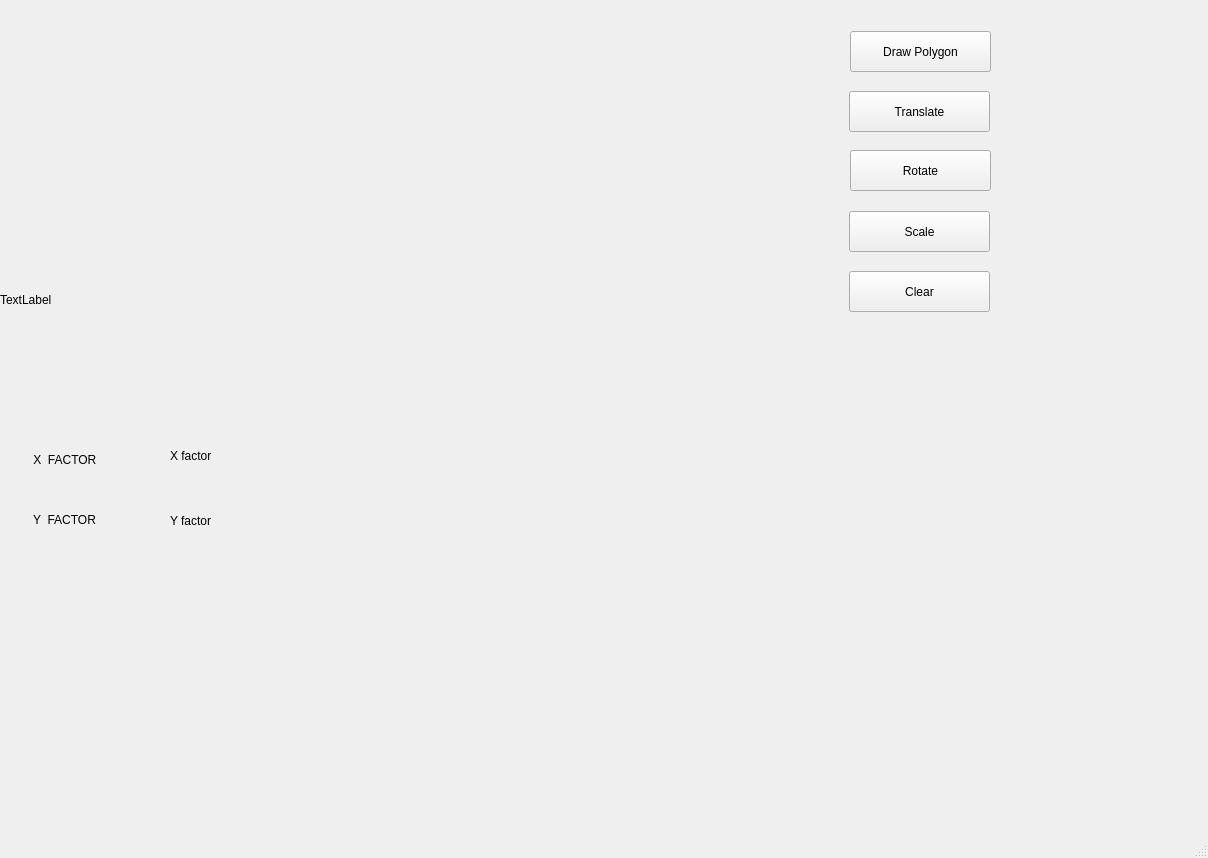
<?xml version="1.0" encoding="UTF-8"?>
<ui version="4.0">
 <class>MainWindow</class>
 <widget class="QMainWindow" name="MainWindow">
  <property name="geometry">
   <rect>
    <x>0</x>
    <y>0</y>
    <width>1208</width>
    <height>858</height>
   </rect>
  </property>
  <property name="windowTitle">
   <string>MainWindow</string>
  </property>
  <widget class="QWidget" name="centralwidget">
   <widget class="QPushButton" name="pushButton">
    <property name="geometry">
     <rect>
      <x>850</x>
      <y>31</y>
      <width>141</width>
      <height>41</height>
     </rect>
    </property>
    <property name="text">
     <string>Draw Polygon</string>
    </property>
   </widget>
   <widget class="QPushButton" name="pushButton_2">
    <property name="geometry">
     <rect>
      <x>849</x>
      <y>91</y>
      <width>141</width>
      <height>41</height>
     </rect>
    </property>
    <property name="text">
     <string>Translate</string>
    </property>
   </widget>
   <widget class="QPushButton" name="pushButton_3">
    <property name="geometry">
     <rect>
      <x>850</x>
      <y>150</y>
      <width>141</width>
      <height>41</height>
     </rect>
    </property>
    <property name="text">
     <string>Rotate</string>
    </property>
   </widget>
   <widget class="QPushButton" name="pushButton_4">
    <property name="geometry">
     <rect>
      <x>849</x>
      <y>211</y>
      <width>141</width>
      <height>41</height>
     </rect>
    </property>
    <property name="text">
     <string>Scale</string>
    </property>
   </widget>
   <widget class="QLabel" name="label">
    <property name="geometry">
     <rect>
      <x>0</x>
      <y>0</y>
      <width>600</width>
      <height>600</height>
     </rect>
    </property>
    <property name="text">
     <string>TextLabel</string>
    </property>
   </widget>
   <widget class="QPushButton" name="pushButton_5">
    <property name="geometry">
     <rect>
      <x>849</x>
      <y>271</y>
      <width>141</width>
      <height>41</height>
     </rect>
    </property>
    <property name="text">
     <string>Clear</string>
    </property>
   </widget>
   <widget class="QLabel" name="label_2">
    <property name="geometry">
     <rect>
      <x>170</x>
      <y>430</y>
      <width>101</width>
      <height>51</height>
     </rect>
    </property>
    <property name="text">
     <string>X factor</string>
    </property>
   </widget>
   <widget class="QLabel" name="label_3">
    <property name="geometry">
     <rect>
      <x>170</x>
      <y>500</y>
      <width>61</width>
      <height>41</height>
     </rect>
    </property>
    <property name="text">
     <string>Y factor</string>
    </property>
   </widget>
   <widget class="QLabel" name="label_4">
    <property name="geometry">
     <rect>
      <x>20</x>
      <y>450</y>
      <width>121</width>
      <height>20</height>
     </rect>
    </property>
    <property name="text">
     <string>    X  FACTOR</string>
    </property>
   </widget>
   <widget class="QLabel" name="label_5">
    <property name="geometry">
     <rect>
      <x>20</x>
      <y>510</y>
      <width>121</width>
      <height>20</height>
     </rect>
    </property>
    <property name="text">
     <string>    Y  FACTOR</string>
    </property>
   </widget>
  </widget>
  <widget class="QMenuBar" name="menubar">
   <property name="geometry">
    <rect>
     <x>0</x>
     <y>0</y>
     <width>1208</width>
     <height>21</height>
    </rect>
   </property>
  </widget>
  <widget class="QStatusBar" name="statusbar"/>
 </widget>
 <resources/>
 <connections/>
</ui>
